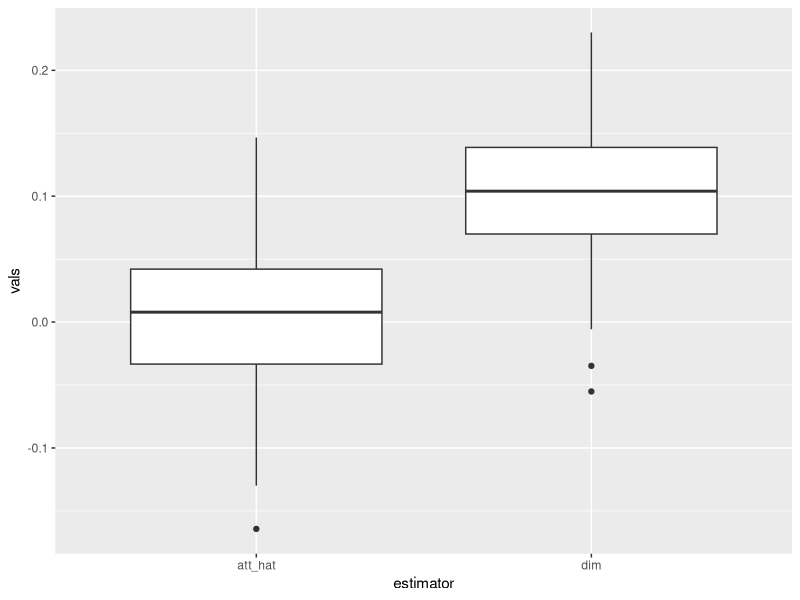

This figure's R source:
## ---- chunk 1
library(tidyverse)
dgp_p2 <- function(n) {
  tibble(
    x1 = rnorm(n, 0, 1),
    x2 = rchisq(n, 1),
    prob_D = exp(0.5*x1 + 0.5*x2 - 0.5)/(1 + exp(0.5*x1 + 0.5*x2 - 0.5)),
    D = rbinom(n, 1, prob_D),
    prob_Y = exp(0.6*x1 + 0.2*x2 + 0.5*x1*x2)/(1 + exp(0.6*x1 + 0.2*x2 + 0.5*x1*x2)),
    Y = rbinom(n, 1, prob_Y)
  ) %>% 
    select(-prob_D, - prob_Y)
}
## ---- chunk 2
library(here)

res <- read_csv(here("data", "hw5_res.csv"))

res %>% 
  pivot_longer(cols = c(dim, att_hat), names_to = "estimator", values_to = "vals") %>% 
  ggplot(aes(x = estimator, y = vals)) +
  geom_boxplot()
## ---- chunk 3
res %>% 
  rowwise() %>% 
  mutate(covers = between(0, lower, upper)) %>% 
  ungroup() %>% 
  summarise(coverage = mean(covers))
